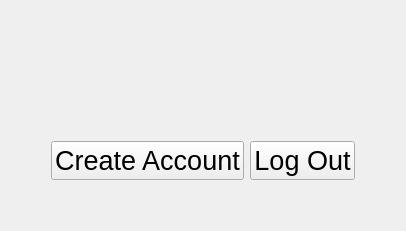
         <widget class="QWidget" name="page_account">
          <layout class="QGridLayout" name="gridLayout_32">
           <item row="1" column="0">
            <layout class="QVBoxLayout" name="verticalLayout_4">
             <item>
              <layout class="QHBoxLayout" name="horizontalLayout_16" stretch="3,4,3">
               <item>
                <spacer name="horizontalSpacer_12">
                 <property name="orientation">
                  <enum>Qt::Horizontal</enum>
                 </property>
                 <property name="sizeHint" stdset="0">
                  <size>
                   <width>40</width>
                   <height>20</height>
                  </size>
                 </property>
                </spacer>
               </item>
               <item>
                <layout class="QVBoxLayout" name="verticalLayout_8">
                 <item>
                  <widget class="QLabel" name="label_29">
                   <property name="font">
                    <font>
                     <family>Segoe UI</family>
                     <pointsize>11</pointsize>
                    </font>
                   </property>
                   <property name="text">
                    <string/>
                   </property>
                   <property name="pixmap">
                    <pixmap resource="Moonica_qt.qrc">:/ResultViewer/Icon/icons8-user-100.png</pixmap>
                   </property>
                   <property name="alignment">
                    <set>Qt::AlignCenter</set>
                   </property>
                  </widget>
                 </item>
                 <item>
                  <widget class="QLabel" name="label_userName1">
                   <property name="font">
                    <font>
                     <family>Segoe UI</family>
                     <pointsize>40</pointsize>
                    </font>
                   </property>
                   <property name="text">
                    <string/>
                   </property>
                   <property name="alignment">
                    <set>Qt::AlignHCenter|Qt::AlignTop</set>
                   </property>
                  </widget>
                 </item>
                </layout>
               </item>
               <item>
                <spacer name="horizontalSpacer_13">
                 <property name="orientation">
                  <enum>Qt::Horizontal</enum>
                 </property>
                 <property name="sizeHint" stdset="0">
                  <size>
                   <width>40</width>
                   <height>20</height>
                  </size>
                 </property>
                </spacer>
               </item>
              </layout>
             </item>
             <item>
              <layout class="QHBoxLayout" name="horizontalLayout_17">
               <item>
                <spacer name="horizontalSpacer_14">
                 <property name="orientation">
                  <enum>Qt::Horizontal</enum>
                 </property>
                 <property name="sizeType">
                  <enum>QSizePolicy::Preferred</enum>
                 </property>
                 <property name="sizeHint" stdset="0">
                  <size>
                   <width>40</width>
                   <height>20</height>
                  </size>
                 </property>
                </spacer>
               </item>
               <item>
                <widget class="QPushButton" name="pushButton_createAcc">
                 <property name="font">
                  <font>
                   <family>Segoe UI</family>
                   <pointsize>20</pointsize>
                  </font>
                 </property>
                 <property name="text">
                  <string>Create Account</string>
                 </property>
                 <property name="icon">
                  <iconset resource="Moonica_qt.qrc">
                   <normaloff>:/24x24/Icon/24x24/cil-user-follow.png</normaloff>:/24x24/Icon/24x24/cil-user-follow.png</iconset>
                 </property>
                 <property name="iconSize">
                  <size>
                   <width>60</width>
                   <height>60</height>
                  </size>
                 </property>
                </widget>
               </item>
               <item>
                <widget class="QPushButton" name="pushButton_logOut">
                 <property name="font">
                  <font>
                   <family>Segoe UI</family>
                   <pointsize>20</pointsize>
                  </font>
                 </property>
                 <property name="text">
                  <string>Log Out</string>
                 </property>
                 <property name="icon">
                  <iconset resource="Moonica_qt.qrc">
                   <normaloff>:/ResultViewer/Icon/icon8/icons8-export-100.png</normaloff>:/ResultViewer/Icon/icon8/icons8-export-100.png</iconset>
                 </property>
                 <property name="iconSize">
                  <size>
                   <width>60</width>
                   <height>60</height>
                  </size>
                 </property>
                </widget>
               </item>
               <item>
                <spacer name="horizontalSpacer_15">
                 <property name="orientation">
                  <enum>Qt::Horizontal</enum>
                 </property>
                 <property name="sizeType">
                  <enum>QSizePolicy::Preferred</enum>
                 </property>
                 <property name="sizeHint" stdset="0">
                  <size>
                   <width>40</width>
                   <height>20</height>
                  </size>
                 </property>
                </spacer>
               </item>
              </layout>
             </item>
            </layout>
           </item>
           <item row="2" column="0">
            <spacer name="verticalSpacer_5">
             <property name="orientation">
              <enum>Qt::Vertical</enum>
             </property>
             <property name="sizeHint" stdset="0">
              <size>
               <width>20</width>
               <height>40</height>
              </size>
             </property>
            </spacer>
           </item>
           <item row="0" column="0">
            <spacer name="verticalSpacer_10">
             <property name="orientation">
              <enum>Qt::Vertical</enum>
             </property>
             <property name="sizeHint" stdset="0">
              <size>
               <width>20</width>
               <height>40</height>
              </size>
             </property>
            </spacer>
           </item>
          </layout>
         </widget>
